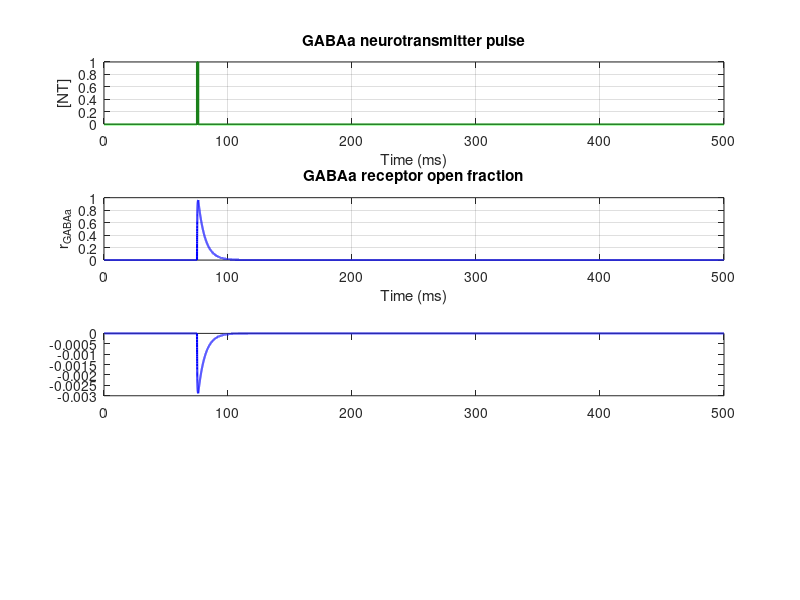

This chart was generated by the following MATLAB code: (Note: this script raises an error after producing the figure.)
%% GABAa receptor dynamics only
% Standalone version of the GABAa synapse from the EPSC/IPSC script.
% Edit the parameters below to explore this one receptor in isolation.
clear; clc

%% Simulation setup
N_num = 1;
tspan = 500; % ms
dt = 0.01; % time step for Euler method
loop = ceil(tspan/dt) + 1; % number of time samples
time = (0:loop-1).*dt; % time vector in ms

%% Postsynaptic voltage used to calculate current
v_post_GABA = -50; % mV

%% GABAa constants (Destexhe)
Cmax_GABAa = 1; % max neurotransmitter concentration
Cdur_GABAa = 1; % neurotransmitter pulse duration, ms
alpha_GABAa = 5; % forward binding rate
beta_GABAa = 0.18; % backward unbinding rate
E_GABAa = -80; % reversal potential, mV
g_GABAa = 0.0001; % maximum conductance

%% Neurotransmitter pulse
GABA_start_ms = 75; % pulse onset, ms
nt_GABAa = zeros(N_num, loop);

GABA_start = round(GABA_start_ms/dt) + 1;
GABA_stop = min(loop, GABA_start + round(Cdur_GABAa/dt) - 1);
nt_GABAa(:, GABA_start:GABA_stop) = Cmax_GABAa;

%% Initial receptor value
r_GABAa = zeros(N_num, loop);

%% Current array
I_GABAa = zeros(N_num, loop);
dGABAa_rdt = zeros(N_num, loop);

%% Euler method
for i = 1:loop-1
    % GABAa receptor open fraction
    dGABAa_rdt(:, i) = (alpha_GABAa.*nt_GABAa(:, i).*(1-r_GABAa(:, i))) ...
        - (beta_GABAa.*r_GABAa(:, i));
    r_GABAa(:, i+1) = r_GABAa(:, i) + dt.*dGABAa_rdt(:, i);

    % GABAa inhibitory postsynaptic current
    I_GABAa(:, i) = g_GABAa.*r_GABAa(:, i).*(E_GABAa-v_post_GABA);
end

% Fill the final current sample after the last receptor update.
I_GABAa(:, end) = g_GABAa.*r_GABAa(:, end).*(E_GABAa-v_post_GABA);

%% Summary values
[peak_current, peak_idx] = min(I_GABAa, [], 2);
peak_time = time(peak_idx);
charge_transfer = trapz(time, I_GABAa, 2);

fprintf('Peak GABAa current: %.6g at %.2f ms\n', peak_current, peak_time);
fprintf('Charge transfer: %.6g current*ms\n', charge_transfer);

%% Plot GABAa dynamics
figure_name = sprintf('GABAa Dynamics Only - %s', datestr(now, 'HH:MM:SS'));
figure('Name', figure_name, 'Color', 'w');

subplot(4,1,1)
plot(time, nt_GABAa, 'Color', [0.1 0.5 0.1], 'LineWidth', 1.5)
title('GABAa neurotransmitter pulse')
xlabel('Time (ms)')
ylabel('[NT]')
grid on

subplot(4,1,2)
plot(time, r_GABAa, 'b', 'LineWidth', 1.5)
title('GABAa receptor open fraction')
xlabel('Time (ms)')
ylabel('r_{GABAa}')
ylim([0 1])
grid on

subplot(4,1,3)
plot(time, I_GABAa, 'b', 'LineWidth', 1.5)
yline(0,'k:')
title('GABAa IPSC')
xlabel('Time (ms)')
ylabel('Current')
grid on

subplot(4,1,4)
plot(time, cumtrapz(time, I_GABAa), 'k', 'LineWidth', 1.5)
yline(0,'k:')
title('Cumulative GABAa charge transfer')
xlabel('Time (ms)')
ylabel('Current*ms')
grid on
